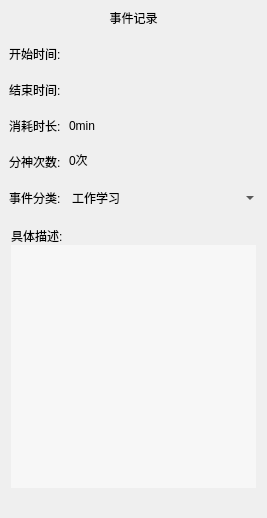
<?xml version="1.0" encoding="UTF-8"?>
<ui version="4.0">
 <class>infoDialog</class>
 <widget class="QDialog" name="infoDialog">
  <property name="geometry">
   <rect>
    <x>0</x>
    <y>0</y>
    <width>267</width>
    <height>518</height>
   </rect>
  </property>
  <property name="windowTitle">
   <string>事件记录</string>
  </property>
  <property name="windowIcon">
   <iconset resource="pic.qrc">
    <normaloff>:/icon/res/icon/window_icon.png</normaloff>:/icon/res/icon/window_icon.png</iconset>
  </property>
  <property name="styleSheet">
   <string notr="true">color:black</string>
  </property>
  <layout class="QVBoxLayout" name="verticalLayout_2" stretch="1,1,1,0,0,1,9,1">
   <property name="spacing">
    <number>0</number>
   </property>
   <property name="leftMargin">
    <number>0</number>
   </property>
   <property name="topMargin">
    <number>0</number>
   </property>
   <property name="rightMargin">
    <number>0</number>
   </property>
   <property name="bottomMargin">
    <number>0</number>
   </property>
   <item>
    <widget class="QFrame" name="frame">
     <property name="styleSheet">
      <string notr="true">background: transparent;border:none;</string>
     </property>
     <property name="frameShape">
      <enum>QFrame::Shape::StyledPanel</enum>
     </property>
     <property name="frameShadow">
      <enum>QFrame::Shadow::Raised</enum>
     </property>
     <layout class="QHBoxLayout" name="horizontalLayout_5">
      <item>
       <widget class="QLabel" name="titleLabel">
        <property name="text">
         <string>事件记录</string>
        </property>
        <property name="alignment">
         <set>Qt::AlignmentFlag::AlignCenter</set>
        </property>
       </widget>
      </item>
     </layout>
    </widget>
   </item>
   <item>
    <widget class="QFrame" name="startFrame">
     <property name="styleSheet">
      <string notr="true">background: transparent;border:none;</string>
     </property>
     <property name="frameShape">
      <enum>QFrame::Shape::StyledPanel</enum>
     </property>
     <property name="frameShadow">
      <enum>QFrame::Shadow::Raised</enum>
     </property>
     <layout class="QHBoxLayout" name="horizontalLayout">
      <item>
       <widget class="QLabel" name="stratLabel">
        <property name="text">
         <string>开始时间:</string>
        </property>
       </widget>
      </item>
      <item>
       <widget class="QLineEdit" name="startLineEdit"/>
      </item>
     </layout>
    </widget>
   </item>
   <item>
    <widget class="QFrame" name="endFrame">
     <property name="styleSheet">
      <string notr="true">background: transparent;border:none;</string>
     </property>
     <property name="frameShape">
      <enum>QFrame::Shape::StyledPanel</enum>
     </property>
     <property name="frameShadow">
      <enum>QFrame::Shadow::Raised</enum>
     </property>
     <layout class="QHBoxLayout" name="horizontalLayout_2">
      <item>
       <widget class="QLabel" name="endLabel">
        <property name="styleSheet">
         <string notr="true"/>
        </property>
        <property name="text">
         <string>结束时间:</string>
        </property>
       </widget>
      </item>
      <item>
       <widget class="QLineEdit" name="endLineEdit"/>
      </item>
     </layout>
    </widget>
   </item>
   <item>
    <widget class="QFrame" name="consumFrame">
     <property name="styleSheet">
      <string notr="true">background: transparent;border:none;</string>
     </property>
     <property name="frameShape">
      <enum>QFrame::Shape::StyledPanel</enum>
     </property>
     <property name="frameShadow">
      <enum>QFrame::Shadow::Raised</enum>
     </property>
     <layout class="QHBoxLayout" name="horizontalLayout_4" stretch="0,1">
      <item>
       <widget class="QLabel" name="consumLabel">
        <property name="text">
         <string>消耗时长:</string>
        </property>
       </widget>
      </item>
      <item>
       <widget class="QSpinBox" name="consumSpinBox">
        <property name="styleSheet">
         <string notr="true">QSpinBox::up-button {
        subcontrol-origin: border;
        subcontrol-position: top right;
        width: 0px; /* 宽度设为0，按钮不可见 */
    }
    QSpinBox::down-button {
        subcontrol-origin: border;
        subcontrol-position: bottom right;
        width: 0px; /* 宽度设为0，按钮不可见 */
    }</string>
        </property>
        <property name="readOnly">
         <bool>false</bool>
        </property>
        <property name="suffix">
         <string>min</string>
        </property>
       </widget>
      </item>
     </layout>
    </widget>
   </item>
   <item>
    <widget class="QFrame" name="counterFrame">
     <property name="styleSheet">
      <string notr="true">background: transparent;border:none;</string>
     </property>
     <property name="frameShape">
      <enum>QFrame::Shape::StyledPanel</enum>
     </property>
     <property name="frameShadow">
      <enum>QFrame::Shadow::Raised</enum>
     </property>
     <layout class="QHBoxLayout" name="horizontalLayout_7" stretch="0,1">
      <item>
       <widget class="QLabel" name="counterLabel">
        <property name="text">
         <string>分神次数:</string>
        </property>
       </widget>
      </item>
      <item>
       <widget class="QSpinBox" name="counterSpinBox">
        <property name="styleSheet">
         <string notr="true">QSpinBox::up-button {
        subcontrol-origin: border;
        subcontrol-position: top right;
        width: 0px; /* 宽度设为0，按钮不可见 */
    }
    QSpinBox::down-button {
        subcontrol-origin: border;
        subcontrol-position: bottom right;
        width: 0px; /* 宽度设为0，按钮不可见 */
    }</string>
        </property>
        <property name="readOnly">
         <bool>false</bool>
        </property>
        <property name="suffix">
         <string>次</string>
        </property>
       </widget>
      </item>
     </layout>
    </widget>
   </item>
   <item>
    <widget class="QFrame" name="classFrame">
     <property name="styleSheet">
      <string notr="true">background: transparent;border:none;</string>
     </property>
     <property name="frameShape">
      <enum>QFrame::Shape::StyledPanel</enum>
     </property>
     <property name="frameShadow">
      <enum>QFrame::Shadow::Raised</enum>
     </property>
     <layout class="QHBoxLayout" name="horizontalLayout_6" stretch="0,1">
      <item>
       <widget class="QLabel" name="classLabel">
        <property name="text">
         <string>事件分类:</string>
        </property>
       </widget>
      </item>
      <item>
       <widget class="QComboBox" name="classComboBox">
        <item>
         <property name="text">
          <string>工作学习</string>
         </property>
        </item>
        <item>
         <property name="text">
          <string>总结反思</string>
         </property>
        </item>
        <item>
         <property name="text">
          <string>家庭亲情</string>
         </property>
        </item>
        <item>
         <property name="text">
          <string>运动睡眠</string>
         </property>
        </item>
        <item>
         <property name="text">
          <string>社交人际</string>
         </property>
        </item>
        <item>
         <property name="text">
          <string>休闲娱乐</string>
         </property>
        </item>
       </widget>
      </item>
     </layout>
    </widget>
   </item>
   <item>
    <widget class="QFrame" name="detailFrame">
     <property name="styleSheet">
      <string notr="true">background: transparent;border:none;</string>
     </property>
     <property name="frameShape">
      <enum>QFrame::Shape::StyledPanel</enum>
     </property>
     <property name="frameShadow">
      <enum>QFrame::Shadow::Raised</enum>
     </property>
     <layout class="QVBoxLayout" name="verticalLayout_3">
      <property name="spacing">
       <number>0</number>
      </property>
      <property name="leftMargin">
       <number>11</number>
      </property>
      <property name="topMargin">
       <number>11</number>
      </property>
      <property name="rightMargin">
       <number>11</number>
      </property>
      <property name="bottomMargin">
       <number>0</number>
      </property>
      <item>
       <widget class="QLabel" name="detailLabel">
        <property name="text">
         <string>具体描述:</string>
        </property>
       </widget>
      </item>
      <item>
       <widget class="QTextEdit" name="detailTextEdit">
        <property name="styleSheet">
         <string notr="true">background-color: rgba(255, 255, 255, 128);</string>
        </property>
       </widget>
      </item>
     </layout>
    </widget>
   </item>
   <item>
    <widget class="QFrame" name="buttonFrame">
     <property name="styleSheet">
      <string notr="true">background: transparent;border:none;</string>
     </property>
     <property name="frameShape">
      <enum>QFrame::Shape::StyledPanel</enum>
     </property>
     <property name="frameShadow">
      <enum>QFrame::Shadow::Raised</enum>
     </property>
    </widget>
   </item>
  </layout>
 </widget>
 <resources>
  <include location="pic.qrc"/>
 </resources>
 <connections/>
</ui>
